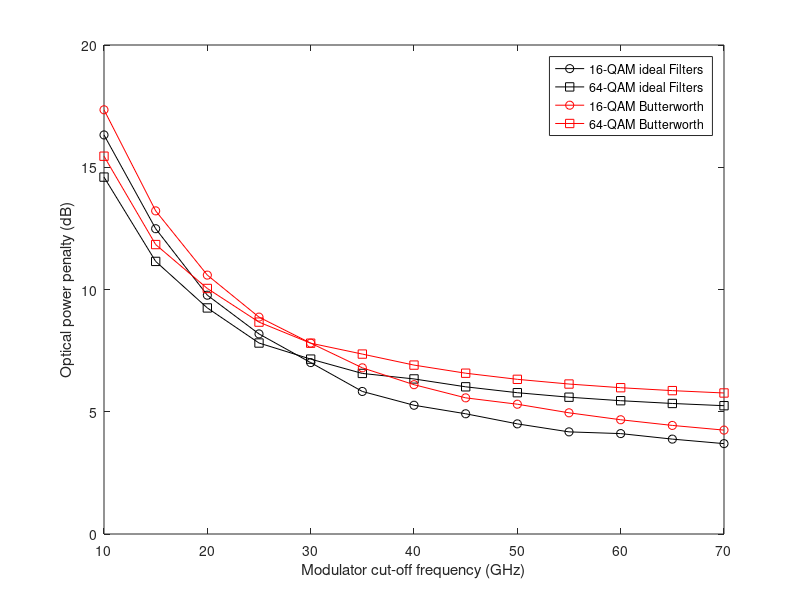

The MATLAB script that drew this image:
clear, clc, close all

Fnl = (10:5:70);

pp_ideal_64 = [14.5975153447570,11.1493617521922,9.24614867078964,7.81106106873581,7.15328940089262,6.56733704461760,6.34220099785258,6.02013830438804,5.77915934342704,5.59515333377713,5.45201006967885,5.33876011884644,5.24778900497096;];
pp_ideal_16 = [16.3213819387036,12.4865131567481,9.76709120044808,8.18354590824079,7.01035851407854,5.83014790904365,5.26580087997884,4.91749924418152,4.50449548508152,4.17713887021037,4.10641084114149,3.88119577832034,3.69640895974620;];

pp_butter_64 = [15.4520112361295,11.8380155834887,10.0425894163993,8.66592561509911,7.80434898961689,7.35901072927160,6.90869225379659,6.57648269959249,6.32620536495048,6.13394344621145,5.98359300149356,5.86410379536621,5.76774872828017;];
pp_butter_16 = [17.3502709311740,13.2162210794184,10.5886803523864,8.87067589488495,7.80679925968824,6.79694153633022,6.10701153254415,5.56855883290580,5.30844036796160,4.95706070082555,4.67290209708550,4.44084593871111,4.24954468105210;];


plot(Fnl, pp_ideal_16, '-ok', Fnl, pp_ideal_64, '-sk')
hold on
plot(Fnl, pp_butter_16, '-or', Fnl, pp_butter_64, '-sr')
xlabel('Modulator cut-off frequency (GHz)')
ylabel('Optical power penalty (dB)')
legend('16-QAM ideal Filters', '64-QAM ideal Filters', '16-QAM Butterworth', '64-QAM Butterworth')
